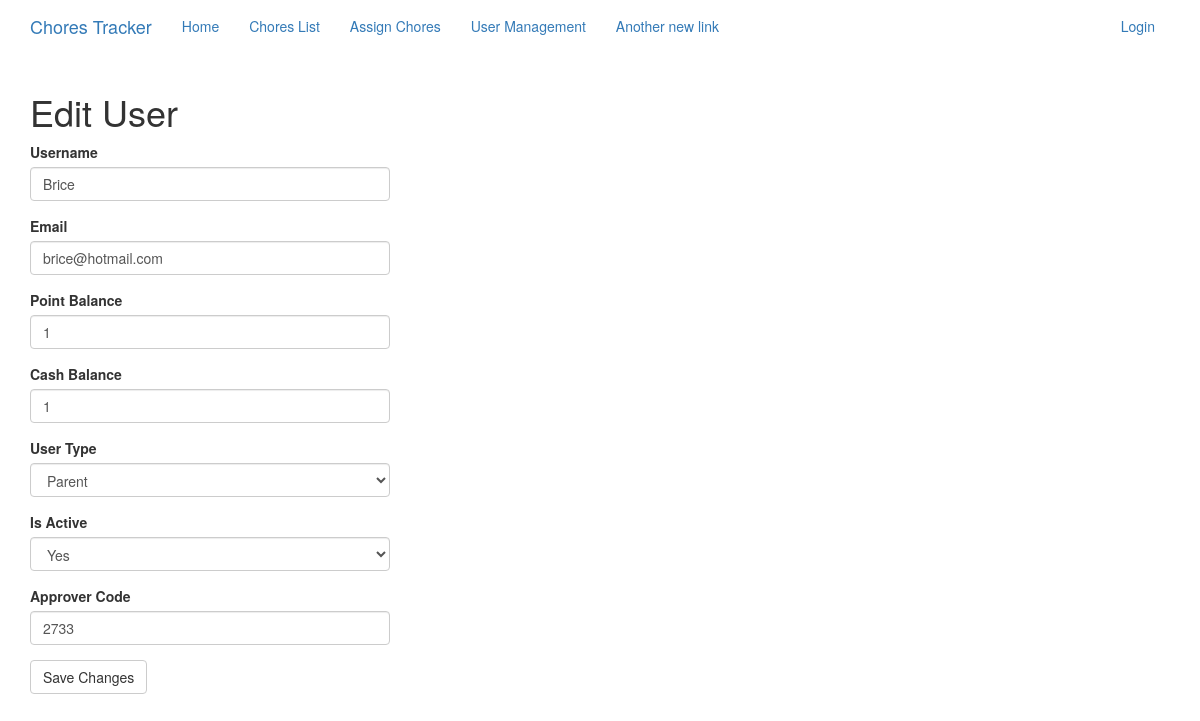
Page /users/1/edit on the committed database.
### app/models.py (models this page shows, shortened)
class User(UserMixin, db.Model):
    id = db.Column(db.Integer, primary_key=True)
    username = db.Column(db.String(64), index=True, unique=True)
    email = db.Column(db.String(120), index=True, unique=True)
    password_hash = db.Column(db.String(128))
    user_type = db.Column(db.String(20))  # Parent, Child, Friend
    point_balance = db.Column(db.Integer, default=0)
    cash_balance = db.Column(db.Integer, default=0)
    assigned_chores = db.relationship('ChoreAssignments', backref='assigned_to')
    created_chores = db.relationship('ChoreList', backref='created_by')
    is_active = db.Column(db.String(3), default='Yes')
    approval_code = db.Column(db.Integer, default=0)

### app/routes.py (the view, shortened to what this page needs)
@app.route('/users/<id>/edit', methods=['GET', 'POST'])  # TODO finish this. add form, save changes etc
def user_edit(id=None):
    user = User.query.filter_by(id=id).first()
    form = EditUserForm(obj=user)
    print(form.errors)
    return render_template('edit_user.html', title='User Management', form=form)

### app/forms.py
class EditUserForm(FlaskForm):
    username = StringField('Username', validators=[DataRequired()])
    email = StringField('Email', validators=[DataRequired(), Email()])
    point_balance = IntegerField('Point Balance', validators=[DataRequired()])
    cash_balance = IntegerField('Cash Balance', validators=[DataRequired()])
    user_type = SelectField('User Type', validators=[DataRequired()], choices=['Parent', 'Child', 'Friend'])
    is_active = SelectField('Is Active', validators=[DataRequired()], choices=['Yes', 'No'])
    approval_code = IntegerField('Approver Code', validators=[DataRequired()])
    submit = SubmitField('Save Changes')

### app/templates/edit_user.html
{% extends 'base.html' %}
{% import 'bootstrap/wtf.html' as wtf %}
{% block app_content %}
    <h1>Edit User</h1>
    <div class="row">
        <div class="col-md-4">
            {{ wtf.quick_form(form) }}
        </div>
    </div>
{% endblock %}

### rows in the picture
User: username "Brice", email "brice@hotmail.com", point_balance "1", cash_balance "1", user_type "Parent", is_active "Yes", approval_code "2733"
